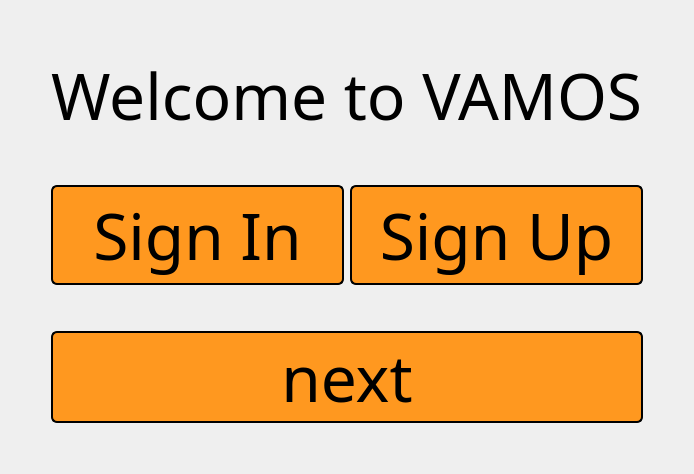
     <widget class="QWidget" name="Enter">
      <attribute name="title">
       <string>Tab 1</string>
      </attribute>
      <layout class="QGridLayout" name="gridLayout">
       <item row="4" column="0">
        <spacer name="horizontalSpacer">
         <property name="orientation">
          <enum>Qt::Horizontal</enum>
         </property>
         <property name="sizeHint" stdset="0">
          <size>
           <width>40</width>
           <height>20</height>
          </size>
         </property>
        </spacer>
       </item>
       <item row="0" column="1">
        <spacer name="verticalSpacer">
         <property name="orientation">
          <enum>Qt::Vertical</enum>
         </property>
         <property name="sizeHint" stdset="0">
          <size>
           <width>20</width>
           <height>40</height>
          </size>
         </property>
        </spacer>
       </item>
       <item row="2" column="1" alignment="Qt::AlignHCenter">
        <widget class="QLabel" name="welocomeL">
         <property name="font">
          <font>
           <family>Huntress</family>
           <pointsize>48</pointsize>
           <stylestrategy>PreferDefault</stylestrategy>
          </font>
         </property>
         <property name="styleSheet">
          <string notr="true">color: rgb(0, 0, 0);</string>
         </property>
         <property name="text">
          <string>Welcome to VAMOS</string>
         </property>
        </widget>
       </item>
       <item row="4" column="2">
        <spacer name="horizontalSpacer_2">
         <property name="orientation">
          <enum>Qt::Horizontal</enum>
         </property>
         <property name="sizeHint" stdset="0">
          <size>
           <width>40</width>
           <height>20</height>
          </size>
         </property>
        </spacer>
       </item>
       <item row="4" column="1">
        <layout class="QGridLayout" name="gridLayout_2">
         <item row="0" column="0">
          <widget class="QPushButton" name="signInPB">
           <property name="minimumSize">
            <size>
             <width>148</width>
             <height>100</height>
            </size>
           </property>
           <property name="font">
            <font>
             <family>Huntress</family>
             <pointsize>48</pointsize>
             <stylestrategy>PreferDefault</stylestrategy>
            </font>
           </property>
           <property name="styleSheet">
            <string notr="true">
QPushButton {
   background-color: rgb(255, 152, 31);
color: rgb(0, 0, 0);
border-color: rgb(0, 0, 0);
border: 2px solid rgb(0, 0, 0);
border-radius: 6px; 
}

QPushButton:hover {
    color: rgb(38, 38, 38)rgb(255, 197, 21); 
    background-color:#ffc515; 
    border: 2px solid #ffffff; 
}</string>
           </property>
           <property name="text">
            <string>Sign In</string>
           </property>
          </widget>
         </item>
         <item row="0" column="1">
          <widget class="QPushButton" name="signUpPB">
           <property name="minimumSize">
            <size>
             <width>148</width>
             <height>100</height>
            </size>
           </property>
           <property name="font">
            <font>
             <family>Huntress</family>
             <pointsize>48</pointsize>
             <stylestrategy>PreferDefault</stylestrategy>
            </font>
           </property>
           <property name="styleSheet">
            <string notr="true">
QPushButton {
   background-color: rgb(255, 152, 31);
color: rgb(0, 0, 0);
border-color: rgb(0, 0, 0);
border: 2px solid rgb(0, 0, 0);
border-radius: 6px; 
}

QPushButton:hover {
    color: rgb(38, 38, 38)rgb(255, 197, 21); 
    background-color:#ffc515; 
    border: 2px solid #ffffff; 
}</string>
           </property>
           <property name="text">
            <string>Sign Up</string>
           </property>
          </widget>
         </item>
        </layout>
       </item>
       <item row="5" column="1">
        <spacer name="verticalSpacer_3">
         <property name="orientation">
          <enum>Qt::Vertical</enum>
         </property>
         <property name="sizeHint" stdset="0">
          <size>
           <width>20</width>
           <height>40</height>
          </size>
         </property>
        </spacer>
       </item>
       <item row="6" column="1">
        <layout class="QVBoxLayout" name="verticalLayout">
         <item>
          <widget class="QPushButton" name="nextPB">
           <property name="minimumSize">
            <size>
             <width>190</width>
             <height>70</height>
            </size>
           </property>
           <property name="font">
            <font>
             <family>Huntress</family>
             <pointsize>48</pointsize>
             <stylestrategy>PreferDefault</stylestrategy>
            </font>
           </property>
           <property name="styleSheet">
            <string notr="true">
QPushButton {
   background-color: rgb(255, 152, 31);
color: rgb(0, 0, 0);
border-color: rgb(0, 0, 0);
border: 2px solid rgb(0, 0, 0);
border-radius: 6px; 
}

QPushButton:hover {
    color: rgb(38, 38, 38)rgb(255, 197, 21); 
    background-color:#ffc515; 
    border: 2px solid #ffffff; 
}</string>
           </property>
           <property name="text">
            <string>next</string>
           </property>
          </widget>
         </item>
         <item>
          <spacer name="verticalSpacer_2">
           <property name="orientation">
            <enum>Qt::Vertical</enum>
           </property>
           <property name="sizeHint" stdset="0">
            <size>
             <width>20</width>
             <height>40</height>
            </size>
           </property>
          </spacer>
         </item>
        </layout>
       </item>
       <item row="3" column="1">
        <spacer name="verticalSpacer_4">
         <property name="orientation">
          <enum>Qt::Vertical</enum>
         </property>
         <property name="sizeHint" stdset="0">
          <size>
           <width>20</width>
           <height>40</height>
          </size>
         </property>
        </spacer>
       </item>
      </layout>
     </widget>
